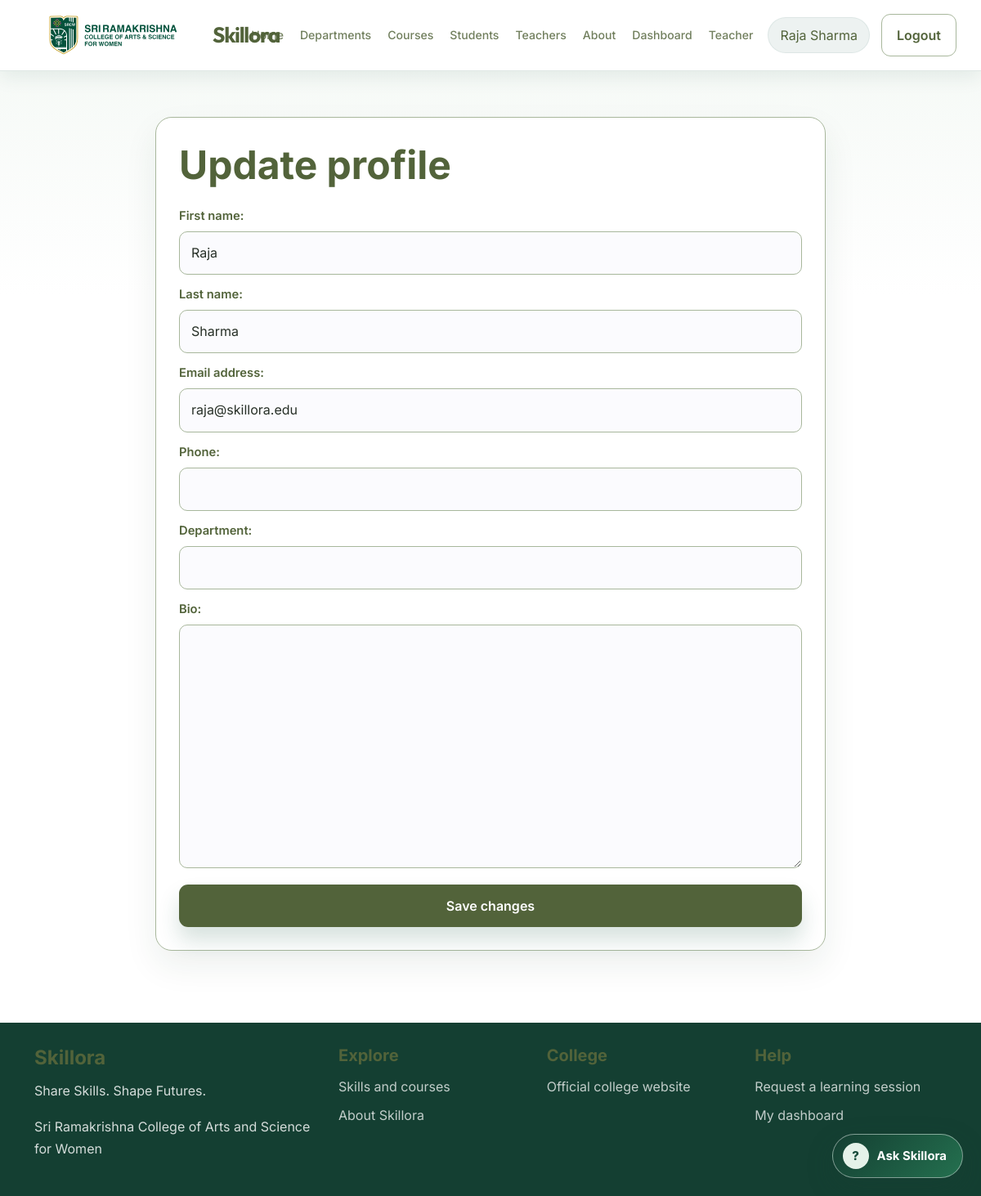
Screenshot of /profile/ (signed in) with the database file from the repository.
### core/models.py (models this page shows, shortened)
class User(AbstractUser):
    class Role(models.TextChoices):
        STUDENT = 'student', 'Student'
        INSTRUCTOR = 'instructor', 'Teacher / Student Instructor'
        FACULTY = 'faculty', 'Faculty'
    role = models.CharField(max_length=20, choices=Role.choices, default=Role.STUDENT)
    instructor_approved = models.BooleanField(default=False)
    phone = models.CharField(max_length=30, blank=True)
    bio = models.TextField(blank=True)
    department = models.CharField(max_length=80, blank=True)
    avatar_url = models.URLField(blank=True)
    @property
    def is_instructor(self):
        return self.role == self.Role.INSTRUCTOR
    @property
    def is_faculty(self):
        return self.role == self.Role.FACULTY
    @property
    def is_teacher(self):
        return self.is_faculty or (self.is_instructor and self.instructor_approved)
    @property
    def is_college_admin(self):
        return self.is_superuser or (self.is_staff and not self.is_instructor)

### core/views.py (the view)
# urls.py: path('profile/', views.profile, name='profile'),
@login_required
def profile(request):
    if request.method == 'POST':
        form = ProfileForm(request.POST, instance=request.user)
        if form.is_valid():
            form.save()
            messages.success(request, 'Your profile has been updated.')
            return redirect('profile')
    else:
        form = ProfileForm(instance=request.user)
    return render(request, 'profile.html', {'form': form})

### core/forms.py
class ProfileForm(forms.ModelForm):
    class Meta:
        model = User
        fields = ('first_name', 'last_name', 'email', 'phone', 'department', 'bio')

### templates/profile.html (shortened to what this page needs)
{% extends 'base.html' %}
{% block content %}
<section class="container auth-wrap">
    <div class="auth-card wide-form">
        <h1>Update profile</h1>
        <form method="post">
            {{ form.as_p }}
            <button type="submit" class="button primary full-width">Save changes</button>
        </form>
    </div>
</section>
{% endblock %}

### templates/base.html (shortened to what this page needs)
{% load static %}
<!DOCTYPE html>
<html lang="en">
<head>
    <link href="https://cdn.jsdelivr.net/npm/bootstrap@5.3.3/dist/css/bootstrap.min.css" rel="stylesheet">
    <link rel="stylesheet" href="{% static 'core/styles.css' %}">
</head>
<body>
    <header class="topbar">
        <div class="container nav-wrap">
            <a href="{% url 'home' %}" class="brand">
                <img class="college-logo" src="{% static 'core/srcw-logo.svg' %}" alt="Sri Ramakrishna College of Arts and Science for Women logo" width="200" height="50">
                <span>Skillora</span>
            </a>
            <nav class="main-nav" id="main-navigation">
                <a href="{% url 'home' %}">Home</a>
                <a href="{% url 'departments' %}">Departments</a>
                <a href="{% url 'marketplace' %}">Courses</a>
                <a href="{% url 'home' %}#students">Students</a>
                <a href="{% url 'home' %}#teachers">Teachers</a>
                <a href="{% url 'home' %}#about-skillora">About</a>
                {% if user.is_authenticated %}
                    <a href="{% url 'dashboard' %}">Dashboard</a>
                    {% if user.is_college_admin %}<a href="{% url 'college_admin_dashboard' %}">College admin</a>
                    {% elif user.is_teacher %}<a href="{% url 'teacher_dashboard' %}">Teacher</a>
                    {% elif user.is_instructor %}<a href="{% url 'teacher_pending' %}">Teacher application</a>{% endif %}
                {% endif %}
            </nav>
            <div class="nav-actions">
                {% if user.is_authenticated %}
                    <a href="{% url 'profile' %}" class="user-pill">{{ user.get_full_name|default:user.username }}</a>
                    <form method="post" action="{% url 'logout' %}" class="logout-form">
                        <button type="submit" class="button secondary">Logout</button>
                    </form>
                {% else %}
                    <a href="{% url 'login' %}" class="button secondary">Login</a>
                    <a href="{% url 'register' %}" class="button primary">Get Started</a>
                {% endif %}
            </div>
        </div>
    </header>
    <main class="page-shell">
        {% block content %}{% endblock %}
    </main>
    <footer class="site-footer">
        <div class="container footer-grid">
            <div>
                <h4>Skillora</h4>
                <p>Share Skills. Shape Futures.</p>
                <p class="footer-college">{{ college_name|default:'Sri Ramakrishna College of Arts and Science for Women' }}</p>
            </div>
            <div>
                <h5>Explore</h5>
                <a href="{% url 'marketplace' %}">Skills and courses</a>
                <a href="{% url 'home' %}#about-skillora">About Skillora</a>
            </div>
            <div>
                <h5>College</h5>
                <a href="https://srcw.ac.in/" target="_blank" rel="noopener noreferrer">Official college website</a>
            </div>
            <div>
                <h5>Help</h5>
                <a href="{% url 'request_session' %}">Request a learning session</a>
                {% if user.is_authenticated %}<a href="{% url 'dashboard' %}">My dashboard</a>{% else %}<a href="{% url 'login' %}">Sign in</a>{% endif %}
            </div>
        </div>
    </footer>
    {% include 'assistant_widget.html' %}
</body>
</html>

### rows the page displays
User: get_full_name "Raja Sharma", first_name "Raja", last_name "Sharma", email "raja@skillora.edu"
